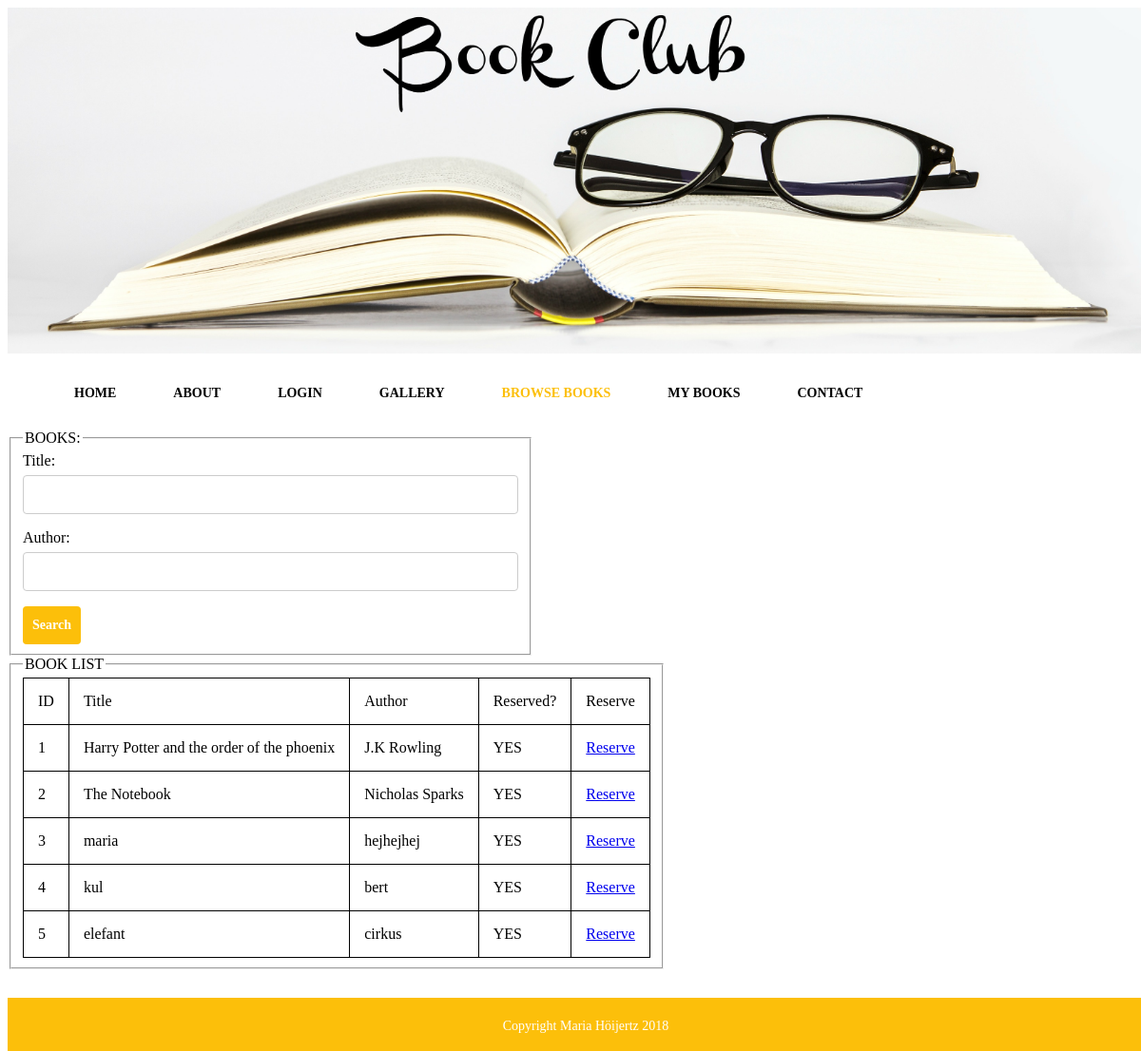
Screenshot of /browsbooks.php with the database file from the repository.
### tables this page shows
CREATE TABLE `books` (
  `bookid` int(11) NOT NULL,
  `author` varchar(150) NOT NULL,
  `title` varchar(150) NOT NULL,
  `onloan` tinyint(1) NOT NULL
);

### config.php (called while the page is built, shortened)
<?php
$url = $_SERVER['REQUEST_URI'];
$strings = explode('/', $url);
$current_page = end($strings);
?>

### browsbooks.php (the view, shortened to what this page needs)
<!DOCTYPE html>
<html>
<head>
	<link rel="stylesheet" href="css/main.css">
</head>
<body>
		<?php include("header.php"); ?>
</body>
            <form action="browsbooks.php" method="POST">
	            <fieldset>
	            	<legend>BOOKS:</legend>
	                <table>
	                    <tbody>
	                    	  Title: <br>
	                          <INPUT type="text" id="searchtitle" name="searchtitle" value="">
	                          <INPUT type="text" id="searchauthor" name="searchauthor" value="">
	                          <INPUT type="submit" name="submit" value="Search">
	                    </tbody>
	                </table>
	            </fieldset>
        	</form>
		<fieldset>
			<legend>BOOK LIST</legend>
         <?php
                @ $db = new mysqli('localhost', 'root', 'root', 'lab');
                $query = " SELECT bookid, author, title, onloan FROM books";
                    $stmt = $db->prepare($query);
                    $stmt->bind_result($bookid, $author, $title, $onloan);
                    $stmt->execute();
                    echo '<table bgcolor="#fff" cellpadding="6">';
                    echo '<td> ID </td> <td>Title</td> <td>Author</td> <td>Reserved?</td> </b> <td>Reserve</td> </b>';
                    while ($stmt->fetch()) {
                        if(onloan == 0)
                            $onloan="NO";
                        else $onloan="YES";
                        echo "<tr>";
                        echo "<td> $bookid </td> <td> $title </td><td> $author </td> <td> $onloan </td>";
                        echo '<td><a href="reserveBook.php?bookid=' . urlencode($bookid) . '"> Reserve </a></td>';
                        echo "</tr>";
                    }
                    echo "</table>";
             ?>
        </fieldset>
	<footer>
		<?php include("footer.php"); ?>
	</footer>
</html>

### header.php (shortened to what this page needs)
<!DOCTYPE html>
<html>
<head>
	<link rel="stylesheet" href="css/main.css">
</head>
<header>
	<div>
	<Img class="book2" src="img/bookclub.jpg">
		<nav id="main">
			<?php include("config.php") ?>
			<ul>
				<li>
					<a class="<?php echo ($current_page == 'index.php' || $current_page == '') ? 'active' : NULL ?>" href="index.php">HOME</a>
				</li>
				<li>
					<a class="<?php echo $current_page == 'aboutus.php' ? 'active' : NULL ?>" href="aboutus.php">ABOUT</a>
				</li>
				<li>
					<a class="<?php echo $current_page == 'user.php' ? 'active' : NULL ?>" href="user.php">LOGIN</a>
				</li>
				<li>
					<a class="<?php echo $current_page == 'gallery.php' ? 'active' : NULL ?>" href="gallery.php">GALLERY</a>
				</li>
				<li>
					<a class="<?php echo $current_page == 'browsbooks.php' ? 'active' : NULL ?>" href="browsbooks.php">BROWSE BOOKS</a>
				</li>
				<li>
					<a class="<?php echo $current_page == 'mybooks.php' ? 'active' : NULL ?>" href="mybooks.php">MY BOOKS</a>
				</li>
				<li>
					<a class="<?php echo $current_page == 'contact.php' ? 'active' : NULL ?>" href="contact.php">CONTACT</a>
				</li>
			</ul>
		</nav>
	</div>
</header>
</html>

### footer.php
<footer>
	<div class="text">
			<p>Copyright Maria Höijertz 2018</p>
	</div>
</footer>

### css/main.css (style rules this page uses)
body { background-color: #fff; color: black; width: 100%; }
.book2 { width: 100%; }
ul { margin: 0 auto; }
ul li { font-size: 14px; float: left; padding: 30px; list-style: none; margin: 0 auto; }
ul li a { color: black; text-decoration: none; font-weight: bold; }
#main li .active { color: #fcbf0a; }
body p { text-align: center; font-size: 16px; color: black; }
footer div.text { background-color: #fcbf0a; float: left; height: 40px; padding: 0.5rem; margin: 30px 0 0 0; text-align: center; width: 100%; }
footer div.text p { color: white; font-family: opensans; font-size: 14px; }
form { float: left; }
fieldset { float: left; }
table { border-spacing: 5px; }
table, th, td { border: 1px solid black; border-collapse: collapse; }
th, td { padding: 15px; color: black; }
input[type=text], select, textarea { width: 100%; padding: 12px; border: 1px solid #ccc; border-radius: 4px; box-sizing: border-box; margin-top: 6px; margin-bottom: 16px; resize: vertical }
input[type=submit] { background-color: #fcbf0a; color: white; padding: 12px 10px; border: none; border-radius: 4px; cursor: pointer; font-family: opensans; font-weight: bold; font-size: 14px; }

### rows the page displays
books: bookid "1", title "Harry Potter and the order of the phoenix", author "J.K Rowling", onloan "YES"
books: bookid "2", title "The Notebook", author "Nicholas Sparks", onloan "YES"
books: bookid "3", title "maria", author "hejhejhej", onloan "YES"
books: bookid "4", title "kul", author "bert", onloan "YES"
books: bookid "5", title "elefant", author "cirkus", onloan "YES"
